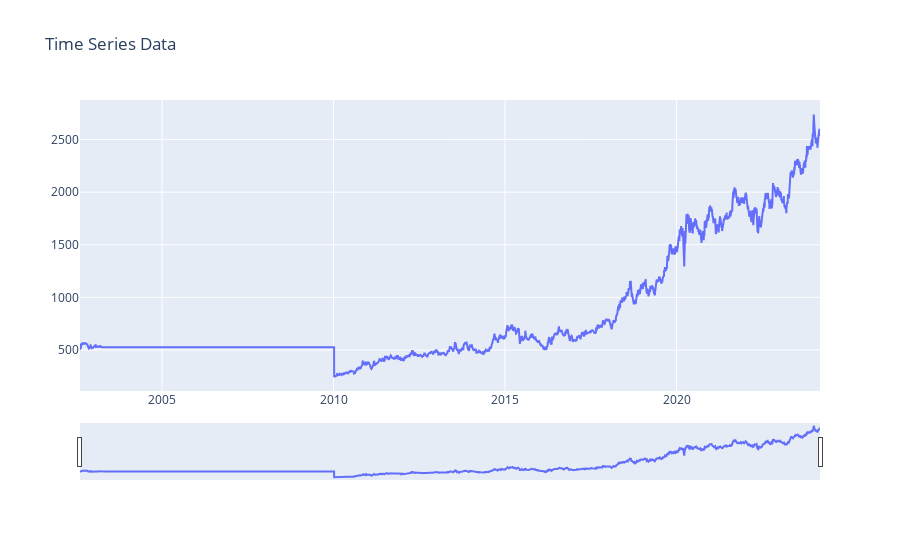

The notebook cell this image was saved under:
### Markdown cell above
* There are no duplicate values in the data

### Code cell
import pandas as pd
import plotly.graph_objs as go
from plotly.offline import iplot, init_notebook_mode

# Initialize notebook mode
init_notebook_mode(connected=True)

# Create a trace for the company
fig=go.Figure()
fig.add_trace(go.Scatter(x=df['Date'], y=df['Close'], mode='lines'))
fig.layout.update(title_text="Time Series Data",xaxis_rangeslider_visible=True)

# Create the layout


# Show the plot in the notebook
iplot(fig)

### Figure 1 — Plotly figure (JSON) as saved in the notebook; plotly's stock layout.template omitted (floating-point values rounded to 4 significant figures; data arrays with more than 128 entries replaced by an {"elided": "..."} marker saying what was removed)
{"data": [{"mode": "lines", "type": "scatter", "x": {"elided": "5360 str values"}, "y": {"elided": "5360 float values"}}], "layout": {"title": {"text": "Time Series Data"}, "xaxis": {"rangeslider": {"visible": true}}}}
